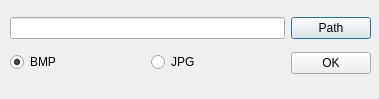
<?xml version="1.0" encoding="UTF-8"?>
<ui version="4.0">
 <class>DlgSnapPicSetting</class>
 <widget class="QDialog" name="DlgSnapPicSetting">
  <property name="geometry">
   <rect>
    <x>0</x>
    <y>0</y>
    <width>379</width>
    <height>99</height>
   </rect>
  </property>
  <property name="maximumSize">
   <size>
    <width>379</width>
    <height>99</height>
   </size>
  </property>
  <property name="windowTitle">
   <string>Dialog</string>
  </property>
  <widget class="QWidget" name="layoutWidget">
   <property name="geometry">
    <rect>
     <x>10</x>
     <y>10</y>
     <width>361</width>
     <height>71</height>
    </rect>
   </property>
   <layout class="QHBoxLayout" name="horizontalLayout_2">
    <item>
     <layout class="QVBoxLayout" name="verticalLayout_2">
      <item>
       <widget class="QLineEdit" name="editPath"/>
      </item>
      <item>
       <layout class="QHBoxLayout" name="horizontalLayout">
        <item>
         <widget class="QRadioButton" name="bmpType">
          <property name="text">
           <string>BMP</string>
          </property>
          <property name="checked">
           <bool>true</bool>
          </property>
         </widget>
        </item>
        <item>
         <widget class="QRadioButton" name="jpgType">
          <property name="text">
           <string>JPG</string>
          </property>
         </widget>
        </item>
       </layout>
      </item>
     </layout>
    </item>
    <item>
     <layout class="QVBoxLayout" name="verticalLayout">
      <item>
       <widget class="QPushButton" name="btnPath">
        <property name="text">
         <string>Path</string>
        </property>
       </widget>
      </item>
      <item>
       <widget class="QPushButton" name="OK">
        <property name="text">
         <string>OK</string>
        </property>
       </widget>
      </item>
     </layout>
    </item>
   </layout>
  </widget>
 </widget>
 <resources/>
 <connections/>
</ui>
